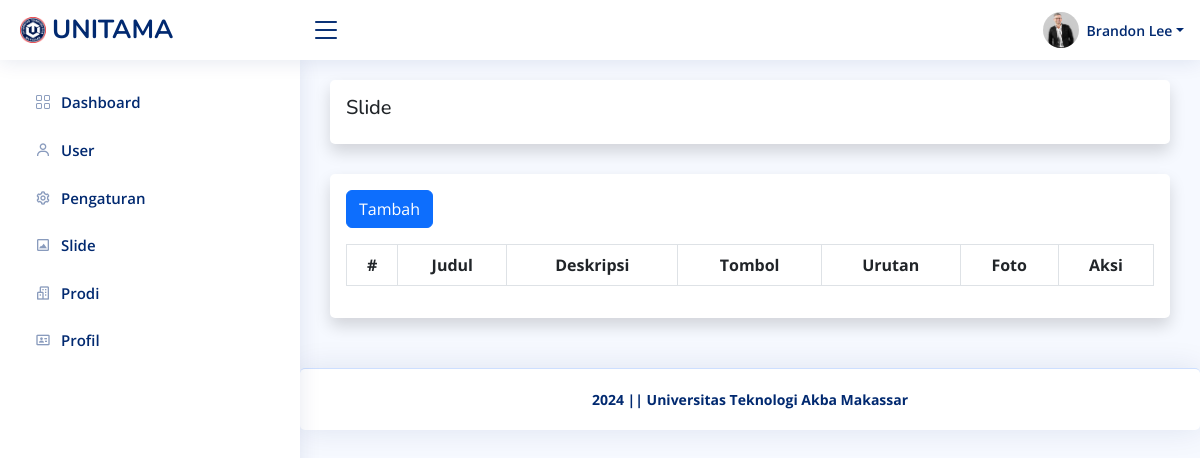
Before: /admin/slide/index.php (signed in) with the older database file.
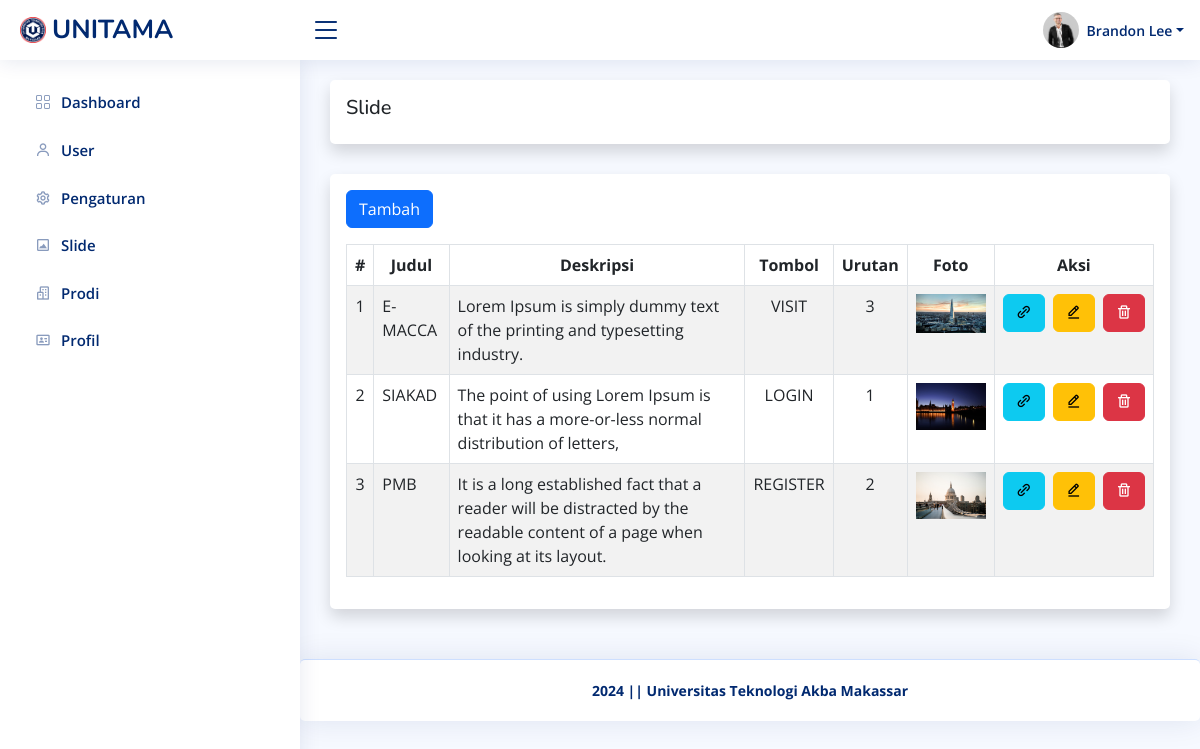
After: the same page with the newer database file.
### tables this page shows
CREATE TABLE `pengaturan` (
  `id_pengaturan` int(11) NOT NULL,
  `appname` varchar(50) NOT NULL,
  `logo` varchar(255) NOT NULL,
  `copyright` varchar(255) NOT NULL,
  `description` varchar(255) NOT NULL,
  `keyword` varchar(255) NOT NULL,
  `author` varchar(128) NOT NULL
);

CREATE TABLE `user` (
  `id_user` int(11) NOT NULL,
  `username` varchar(128) NOT NULL,
  `password` varchar(255) NOT NULL,
  `nama` varchar(128) NOT NULL,
  `role` int(11) NOT NULL,
  `foto` varchar(255) DEFAULT NULL
);

CREATE TABLE `slide` (
  `id_slide` int(11) NOT NULL,
  `judul` varchar(128) NOT NULL,
  `deskripsi` varchar(128) NOT NULL,
  `tombol` varchar(20) NOT NULL,
  `link` varchar(128) NOT NULL,
  `urutan` int(11) NOT NULL,
  `gambar` varchar(255) NOT NULL
);

### helper.php (called while the page is built, shortened)
<?php
$base_url = 'http://localhost/unitama/';
$koneksi = mysqli_connect('localhost', 'root', '', 'unitama');
function get($query)
{
    global $koneksi;
    $result = mysqli_query($koneksi, $query);
    $row = [];
    while ($data = mysqli_fetch_assoc($result)) {
        $row[] = $data;
    }
    return $row;
}
function getWhere($query)
{
    global $koneksi;
    return mysqli_fetch_assoc(mysqli_query($koneksi, $query));
}

### admin/slide/index.php (the view)
<?php require '../template/header.php' ?>
<?php $slide = get("SELECT * FROM slide ORDER BY id_slide DESC"); ?>
<div class="card shadow p-3">
    <h5>Slide</h5>
</div>
<div class="card shadow p-3">
    <div class="mb-3">
        <a class="btn btn-primary" href="<?= $base_url; ?>admin/slide/tambah.php" role="button">Tambah</a>
    </div>
    <div class="table-responsive">
        <table class="table table-striped table-bordered w-100" id="data-table">
            <thead>
                <tr>
                    <th class="text-center">#</th>
                    <th class="text-center">Judul</th>
                    <th class="text-center">Deskripsi</th>
                    <th class="text-center">Tombol</th>
                    <th class="text-center">Urutan</th>
                    <th class="text-center">Foto</th>
                    <th class="text-center">Aksi</th>
                </tr>
            </thead>
            <tbody>
                <?php $i = 1 ?>
                <?php foreach ($slide as $row) : ?>
                    <tr>
                        <td class="text-center"><?= $i++; ?></td>
                        <td><?= $row['judul']; ?></td>
                        <td><?= $row['deskripsi']; ?></td>
                        <td class="text-center"><?= $row['tombol']; ?></td>
                        <td class="text-center"><?= $row['urutan']; ?></td>
                        <td class="text-center">
                            <img src="<?= $base_url; ?>/assets/uploads/slide/<?= $row['gambar']; ?>" alt="<?= $row['judul']; ?>" width="70">
                        </td>
                        <td class="text-center text-nowrap">
                            <a href="<?= $row['link']; ?>" class="btn btn-info me-1" target="_blank"><i class='bx bx-link-alt'></i></a>
                            <a class="btn btn-warning me-1" href="<?= $base_url; ?>admin/slide/ubah.php?id=<?= $row['id_slide']; ?>" role="button"><i class='bx bx-edit-alt'></i></a>
                            <a class="btn btn-danger button-delete" href="<?= $base_url; ?>admin/slide/hapus.php?id=<?= $row['id_slide']; ?>" role="button"><i class='bx bx-trash'></i></a>
                        </td>
                    </tr>
                <?php endforeach ?>
            </tbody>
        </table>
    </div>
</div>
<?php require '../template/footer.php' ?>

### admin/template/header.php (shortened to what this page needs)
<?php require '../../helper.php' ?>
<?php $pengaturan = getWhere("SELECT * FROM pengaturan WHERE id_pengaturan = 1 "); ?>
<!DOCTYPE html>
<html lang="en">
<head>
    <link href="<?= $base_url; ?>assets/plugins/bootstrap/css/bootstrap.min.css" rel="stylesheet">
    <link href="<?= $base_url; ?>assets/plugins/bootstrap-icons/bootstrap-icons.css" rel="stylesheet">
    <link href="<?= $base_url; ?>assets/plugins/boxicons/css/boxicons.min.css" rel="stylesheet">
    <link href="<?= $base_url; ?>assets/plugins/quill/quill.snow.css" rel="stylesheet">
    <link href="<?= $base_url; ?>assets/plugins/quill/quill.bubble.css" rel="stylesheet">
    <link href="<?= $base_url; ?>assets/plugins/remixicon/remixicon.css" rel="stylesheet">
    <link href="<?= $base_url; ?>assets/plugins/simple-datatables/style.css" rel="stylesheet">
    <link rel="stylesheet" href="https://cdnjs.cloudflare.com/ajax/libs/twitter-bootstrap/5.3.0/css/bootstrap.min.css">
    <link rel="stylesheet" href="https://cdn.datatables.net/2.0.8/css/dataTables.bootstrap5.css">
    <link href="<?= $base_url; ?>assets/css/style.css" rel="stylesheet">
</head>
<body>
    <header id="header" class="header fixed-top d-flex align-items-center">
        <div class="d-flex align-items-center justify-content-between">
            <a href="<?= $base_url; ?>admin/dashboard" class="logo d-flex align-items-center">
                <img src="<?= $base_url; ?>assets/img/<?= $pengaturan['logo']; ?>" alt="">
                <span class="d-none d-lg-block"><?= $pengaturan['appname']; ?></span>
            </a>
            <i class="bi bi-list toggle-sidebar-btn"></i>
        </div>
        <nav class="header-nav ms-auto">
            <ul class="d-flex align-items-center">
                <li class="nav-item dropdown pe-3">
                    <?php
                    $id = $_SESSION['id_user'];
                    $akun = getWhere("SELECT * FROM user WHERE id_user = $id ");
                    ?>
                    <a class="nav-link nav-profile d-flex align-items-center pe-0" href="#" data-bs-toggle="dropdown">
                        <?php if ($akun['foto']) : ?>
                            <img src="<?= $base_url; ?>/assets/uploads/user/<?= $akun['foto']; ?>" alt="<?= $akun['nama']; ?>" class="rounded-circle">
                        <?php else : ?>
                            <img src="<?= $base_url; ?>assets/img/noprofil.png" alt="<?= $akun['nama']; ?>" class="rounded-circle">
                        <?php endif ?>
                        <span class="d-none d-md-block dropdown-toggle ps-2"><?= $akun['nama']; ?></span>
                    </a>
                </li>
            </ul>
        </nav>
    </header>
    <aside id="sidebar" class="sidebar">
        <ul class="sidebar-nav" id="sidebar-nav">
            <li class="nav-item">
                <a class="nav-link collapsed" href="<?= $base_url; ?>admin/dashboard">
                    <i class="bi bi-grid"></i>
                    <span>Dashboard</span>
                </a>
            </li>
            <?php if ($_SESSION['role'] == 1) : ?>
                <li class="nav-item">
                    <a class="nav-link collapsed" href="<?= $base_url; ?>admin/user">
                        <i class='bx bx-user'></i>
                        <span>User</span>
                    </a>
                </li>
            <?php endif ?>
            <li class="nav-item">
                <a class="nav-link collapsed" href="<?= $base_url; ?>admin/pengaturan">
                    <i class='bx bx-cog'></i>
                    <span>Pengaturan</span>
                </a>
            </li>
            <li class="nav-item">
                <a class="nav-link collapsed" href="<?= $base_url; ?>admin/slide">
                    <i class='bx bx-image-alt'></i>
                    <span>Slide</span>
                </a>
            </li>
            <li class="nav-item">
                <a class="nav-link collapsed" href="<?= $base_url; ?>admin/prodi">
                    <i class='bx bx-buildings'></i>
                    <span>Prodi</span>
                </a>
            </li>
            <li class="nav-item">
                <a class="nav-link collapsed" href="<?= $base_url; ?>admin/profil">
                    <i class='bx bx-id-card'></i>
                    <span>Profil</span>
                </a>
            </li>
        </ul>
    </aside>
    <main id="main" class="main">

### admin/template/footer.php (shortened to what this page needs)
</main>
<footer id="footer" class="footer card">
    <div class="copyright fw-bold">
        <?= $pengaturan['copyright']; ?>
    </div>
</footer>
</body>
</html>

### assets/css/style.css (style rules this page uses)
:root { scroll-behavior: smooth; }
body { font-family: "Open Sans", sans-serif; background: #f6f9ff; color: #444444; }
a { color: #4154f1; text-decoration: none; }
h1, h2, h3, h4, h5, h6 { font-family: "Nunito", sans-serif; }
#main { margin-top: 60px; padding: 20px 30px; transition: all 0.3s; }
.card { margin-bottom: 30px; border: none; border-radius: 5px; box-shadow: 0px 0 30px rgba(1, 41, 112, 0.1); }
.logo { line-height: 1; }
@media (min-width: 1200px) { .logo { width: 280px; } }
.logo img { max-height: 26px; margin-right: 6px; }
.logo span { font-size: 26px; font-weight: 700; color: #012970; font-family: "Nunito", sans-serif; }
.header { transition: all 0.5s; z-index: 997; height: 60px; box-shadow: 0px 2px 20px rgba(1, 41, 112, 0.1); background-color: #fff; padding-left: 20px; }
.header .toggle-sidebar-btn { font-size: 32px; padding-left: 10px; cursor: pointer; color: #012970; }
.header-nav ul { list-style: none; }
.header-nav>ul { margin: 0; padding: 0; }
.header-nav .nav-profile { color: #012970; }
.header-nav .nav-profile img { max-height: 36px; }
.header-nav .nav-profile span { font-size: 14px; font-weight: 600; }
.sidebar { position: fixed; top: 60px; left: 0; bottom: 0; width: 300px; z-index: 996; transition: all 0.3s; padding: 20px; overflow-y: auto; scrollbar-width: thin; scrollbar-color: #aab7cf transparent; box-shadow: 0px 0px 20px rgba(1, 41, 112, 0.1); background-color: #fff; }
@media (min-width: 1200px) { #main, #footer { margin-left: 300px; } }
.sidebar-nav { padding: 0; margin: 0; list-style: none; }
.sidebar-nav li { padding: 0; margin: 0; list-style: none; }
.sidebar-nav .nav-item { margin-bottom: 5px; }
.sidebar-nav .nav-link { display: flex; align-items: center; font-size: 15px; font-weight: 600; color: #4154f1; transition: 0.3; background: #f6f9ff; padding: 10px 15px; border-radius: 4px; }
.sidebar-nav .nav-link i { font-size: 16px; margin-right: 10px; color: #4154f1; }
.sidebar-nav .nav-link.collapsed { color: #012970; background: #fff; }
.sidebar-nav .nav-link.collapsed i { color: #899bbd; }
.footer { padding: 20px 0; font-size: 14px; transition: all 0.3s; border-top: 1px solid #cddfff; }
.footer .copyright { text-align: center; color: #012970; }

Changed rows visible on the page:
added slide: judul "E-MACCA", deskripsi "Lorem Ipsum is simply dummy text of the printing and typesetting industry.", tombol "VISIT", urutan "3", gambar (picture)
added slide: judul "SIAKAD", deskripsi "The point of using Lorem Ipsum is that it has a more-or-less normal distribution of letters,", tombol "LOGIN", urutan "1", gambar (picture)
added slide: judul "PMB", deskripsi "It is a long established fact that a reader will be distracted by the readable content of a page when looking at its layout.", tombol "REGISTER", urutan "2", gambar (picture)
